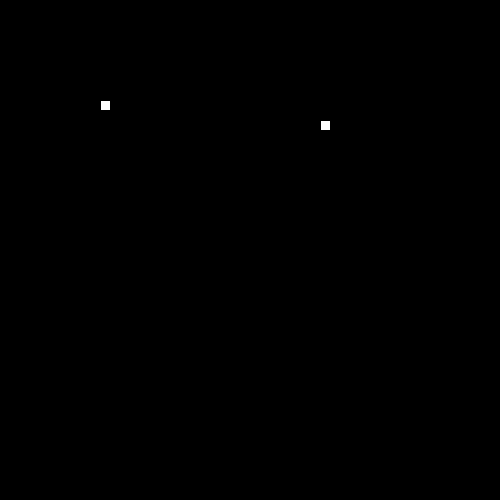
Frame 1 (no input)
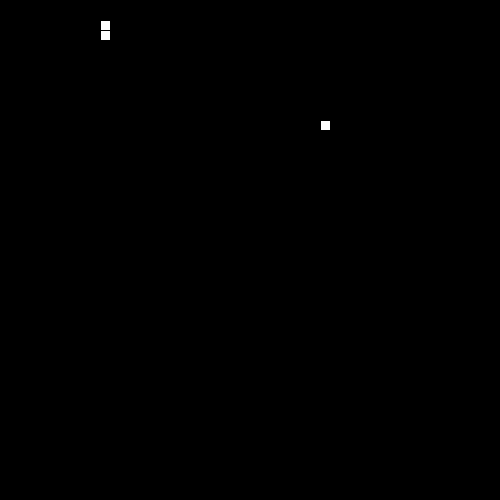
Frame 60 (the mouse pressed at the canvas centre just before this capture)
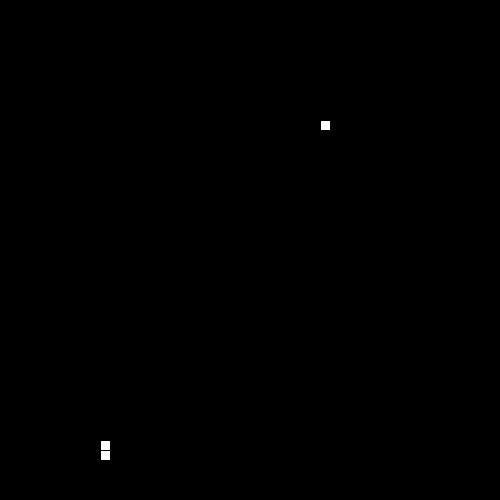
Frame 120 (the mouse held since frame 60 and released just before this capture)

The Processing sketch that drew these frames (run headless with seeded random() and noise(); from frame 60 on, the mouse is pressed at the canvas centre):

// Processing sketch: SnakeRecipe
// ── SnakeRecipe.pde
// 1. Follow the recipe instructions inside the Segment class.
// The Segment class will be used to represent each part of the moving snake.
class Segment {
  //2. Create x and y member variables to hold the location of each segment.
int x;
int y;
  // 3. Add a constructor with parameters to initialize each variable.
Segment(int x,int y){
  this.x=x;
  this.y=y;
}
  // 4. Add getter and setter methods for both the x and y member variables.
  int getX(){
return x;
}
void setX(int x){
this.x=x;
}int getY(){
return y;
}
void setY(int y){
this.y=y;
}
}
// 5. Create (but do not initialize) a Segment variable to hold the head of the Snake
Segment head;
// 6. Create and initialize a String to hold the direction of your snake e.g. "up"
String direction = "up";
// 7. Create and initialize a variable to hold how many pieces of food the snake has eaten.
// give it a value of 1 to start.
int food = 1;
// 8. Create and initialize foodX and foodY variables to hold the location of the food.
int foodX = ((int)random(50)*10);;
int foodY = ((int)random(50)*10);;
// (Hint: use the random method to set both the x and y to random locations within the screen size (500 by 500).)
//int foodX = ((int)random(50)*10);
void setup() {
  // 9. Set the size of your sketch (500 by 500).
  size(500, 500);
  // 10. initialize your head to a new segment.
head = new Segment(100,100);
  // 11. Use the frameRate(int rate) method to set the rate to 20.
  frameRate(20);
}
void draw() {
  background(0);
  //12. Call the manageTail, drawFood, drawSnake, move, and collision methods.
  manageTail();
  drawFood();
  drawSnake();
  move(); 
  collision();
}
// 13. Complete the drawFood method below. (Hint: each piece of food should be a 10 by 10 rectangle).
void drawFood() {
  rect(foodX,foodY,10,10);
}
//14. Draw the snake head (use a 10 by 10 rectangle)
void drawSnake() {
rect(head.x,head.y,10,10);
  //test your code
}
// 15. Complete the move method below.
void move() {
  // 16. Using a switch statement, make your snake head move by 10 pixels in the correct direction.
  //This is an incomplete switch statement:
  switch(direction) {
  case "up":
   head.y=head.y-10;
    break;
  case "down":
   head.y=head.y+10;
    break;
  case "left":
   head.x=head.x-10;
    break;
  case "right":
   head.x=head.x+10;
    break;
  }
  // 17. Call the checkBoundaries method to make sure the snake head doesn't go off the screen.
  checkBoundaries();
}
// 18. Complete the keyPressed method below. Use if statements to set your direction variable depending on what key is pressed.
void keyPressed() {
  if (key == CODED) {
  if (keyCode == UP) {
    if(!direction.equals("down")){
    direction = "up";
    }
  }
  if (keyCode == DOWN){
     if(!direction.equals("up")){
    direction = "down";
    }
  }
  if (keyCode == LEFT){
     if(!direction.equals("right")){
    direction = "left";
    }
  }
  if (keyCode == RIGHT){
    if(!direction.equals("left")){
    direction = "right";
    }
  }
  }
  
}

// 19. check if your head is out of bounds (teleport your snake head to the other side).

void checkBoundaries() {
  if (head.x > 500){
    head.x=0;
  }
  if (head.y > 500){
    head.y=0;
  }

 if (head.x < 0){
    head.x=500;
  }
  if (head.y < 0){
    head.y=500;
  }
}
//20. Make sure that the key for your current direction’s opposite doesn’t work(i.e. If you’re going up, down key shouldn’t work)



// 21. Complete the missing parts of the collision method below.

void collision() {

  // If the segment is colliding with a piece of food...
     // Increase the amount of food eaten and set foodX and foodY to new random locations.
 if(head.x==foodX && head.y==foodY){
foodX = ((int)random(50)*10);;
foodY = ((int)random(50)*10);
food++;
 }
}



/**
 
 ** Part 2: making the tail (the rest of the snake)
 
 **/

//  1. Create and initialize an ArrayList of Segments. (This will be your snake tail!)
ArrayList<Segment> tail= new ArrayList<Segment>();

// 2. Complete the missing parts of the manageTail method below and call it in the draw method.

void manageTail() {
checkTailCollision();
  //Call the drawTail and checkTailCollision methods.
drawTail();

  // Add a new Segment to your ArrayList that has the same X and Y as the head of your snake.
tail.add(new Segment(head.x,head.y));

  // To keep your tail the right length:
  // while the tail size is greater than the number of food pieces eaten, remove the first Segment in your tail.

while(tail.size()>food){
  tail.remove(0);
}
}

void drawTail() {
    // Draw a 10 by 10 rectangle for each Segment in your snake ArrayList.
   for(int i=0;i<tail.size();i++){
   rect(tail.get(i).x,tail.get(i).y,10,10);
    }
}

// 3. Complete the missing parts of the bodyCollision method below.

void checkTailCollision() {

  // If your head has the same location as one of your segments...
  for(int i=0;i<tail.size();i++){
if(head.x==tail.get(i).x&& head.y==tail.get(i).y){
 food=0;
}
}
  // reset your food variable

  //Call this method at the beginning of your manageTail method.
}
